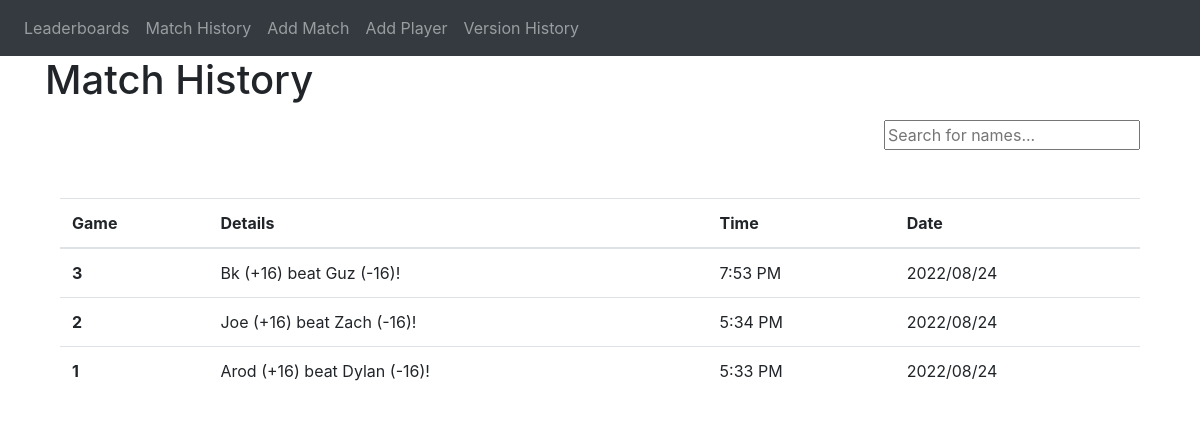
The page /match-history on the database its author committed.
### website/models.py (models this page shows)
class Match(db.Model):
    id = db.Column(db.Integer, primary_key=True)
    date = db.Column(db.DateTime(timezone=True))
    loser_id = db.Column(db.Integer, db.ForeignKey("player.id"))
    winner_id = db.Column(db.Integer, db.ForeignKey("player.id"))
    loser = db.Column(db.String(150), unique=True)
    winner = db.Column(db.String(150), unique=True)
    gain = db.Column(db.Integer)
    loss = db.Column(db.Integer)

### website/views.py (the view)
@views.route("/match-history")
def match_history():
    matches = Match.query.order_by(Match.id.desc())
    return render_template("match_history.html", matches=matches, Player=Player)

### website/templates/match_history.html (shortened to what this page needs)
{% extends "base.html" %} {% block title %}Match History{% endblock %} {% block
content %}
<h1>Match History</h1>
<div class="container mb-5 mt-3">
  <div class="text-right">
    <input
      type="text"
      id="myInput"
      onkeyup="myFunction()"
      placeholder="Search for names..."
    />
  </div>
  <br></br>
  <table class="table" id="myTable">
    <thead>
      <tr>
        <th scope="col">Game</th>
        <th scope="col">Details</th>
        <th scope="col">Time</th>
        <th scope="col">Date</th>
      </tr>
    </thead>
    <tbody>
      {% for match in matches %}
      <tr>
        <th scope="row">{{match.id}}</th>
        <td>
          {{match.winner}}
          (+{{match.gain}}) beat
          {{match.loser}}
          (-{{match.loss}})!
        </td>
        <td>{{match.date.strftime('%-I:%M %p')}}</td>
        <td>{{match.date.strftime('%Y/%m/%d')}}</td>
      </tr>
      {% endfor %}
    </tbody>
  </table>
</div>
{% endblock %}

### rows shown on the page
Match: id "3", winner "Bk", gain "16", loser "Guz", loss "16", date "7:53 PM", date "2022/08/24"
Match: id "2", winner "Joe", gain "16", loser "Zach", loss "16", date "5:34 PM", date "2022/08/24"
Match: id "1", winner "Arod", gain "16", loser "Dylan", loss "16", date "5:33 PM", date "2022/08/24"
